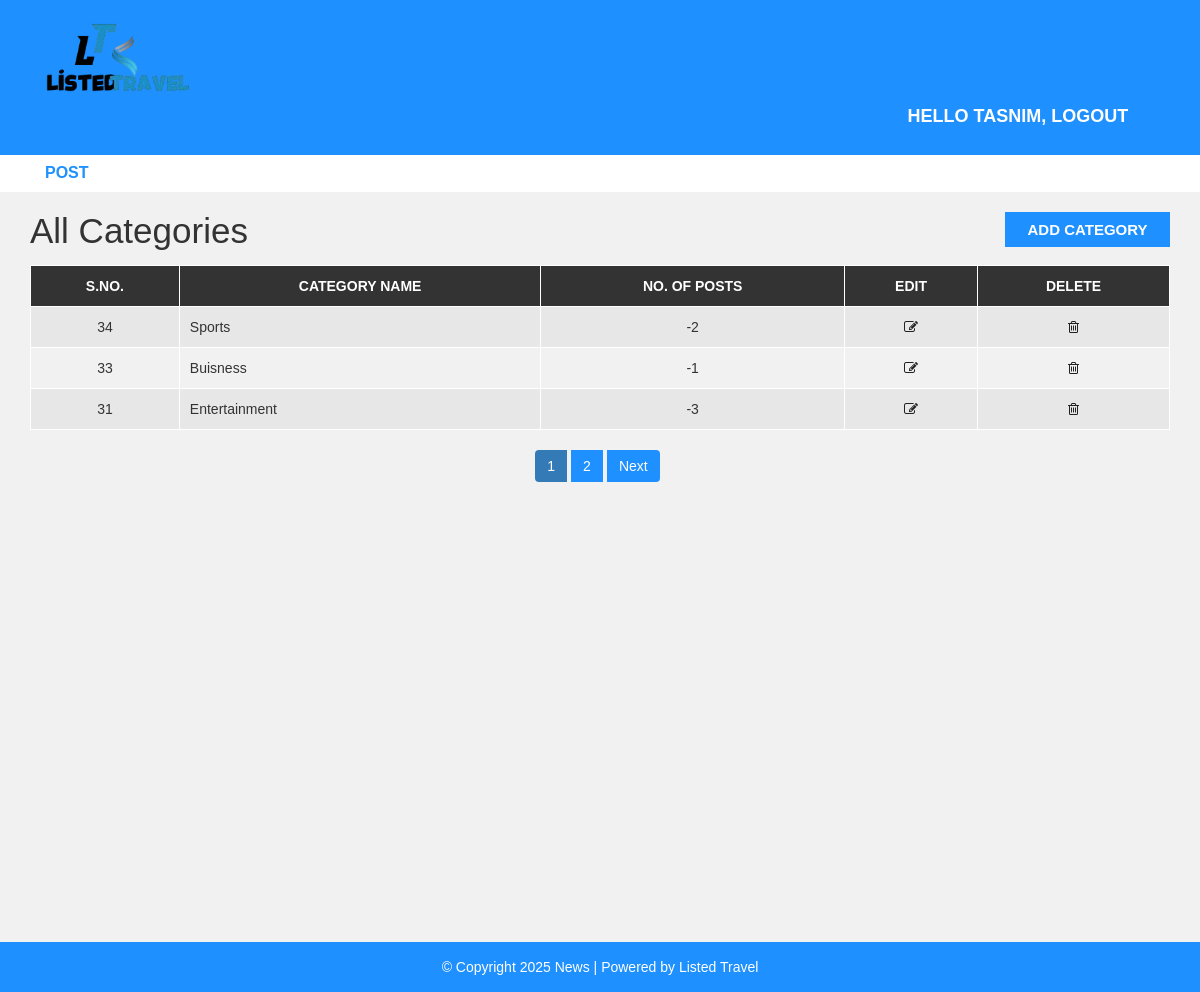
Page /category.php (signed in) on the committed database.
### tables this page shows
CREATE TABLE `category` (
  `category_id` int(11) NOT NULL,
  `category_name` varchar(100) NOT NULL,
  `post` int(11) NOT NULL DEFAULT 0
);

### category.php (the view, shortened to what this page needs)
<?php include "header.php";
?>
<?php
   include "config.php";
   $limit = 3;
 if(isset($_GET['page'])){
    $page = $_GET['page'];
 }else{
    $page = 1;
 }
 $offset = ($page - 1) * $limit;
 $sql = "SELECT * FROM category ORDER BY category_id DESC LIMIT {$offset}, {$limit}";
 $result = mysqli_query($conn , $sql) or die("Query failed");
?>
<div id="admin-content">
    <div class="container">
        <div class="row">
            <div class="col-md-10">
                <h1 class="admin-heading">All Categories</h1>
            </div>
            <div class="col-md-2">
                <a class="add-new" href="add-category.php">add category</a>
            </div>
            <div class="col-md-12">
                <table class="content-table">
                    <thead>
                        <th>S.No.</th>
                        <th>Category Name</th>
                        <th>No. of Posts</th>
                        <th>Edit</th>
                        <th>Delete</th>
                    </thead>
                    <tbody>
                        <?php
                        if(mysqli_num_rows($result)>0){
                            while($row = mysqli_fetch_assoc($result)){
                        ?>
                        <tr>
                            <td class='id'><?php echo $row['category_id']?></td>
                            <td><?php echo $row['category_name']?></td>
                            <td><?php echo $row['post']?></td>
                            <td class='edit'><a href='update-category.php?id=<?php echo $row['category_id']?>'><i class='fa fa-edit'></i></a></td>
                            <td class='delete'><a href='delete-category.php?id=<?php echo $row['category_id']?>'><i class='fa fa-trash-o'></i></a></td>
                        </tr>
                    <?php }} ?>
                    </tbody>
                </table>
                <?php
                  $sql1 = "SELECT * FROM category";
                  $result1 = mysqli_query($conn, $sql1) or die("Query Failed.");
                  if(mysqli_num_rows($result1) > 0)
                  $total_records = mysqli_num_rows ($result1);
                  $total_page = ceil($total_records / $limit);
                  echo "<ul class='pagination admin-pagination'>";
                  for($i=1;$i<=$total_page;$i++){
                    if($i == $page){
                        $active = "active";
                    }
                    else{
                        $active = "";
                    }
                    echo '<li class='.$active.'><a href="category.php?page='.$i.'">'.$i.'</a></li>';
                  }
                  if($total_page > $page){
                    echo '<li><a href="category.php?page=' . ($page + 1) . '">Next</a></li>';
                }
                  echo "</ul>"
                  ?>
            </div>
        </div>
    </div>
</div>
<?php include "footer.php"; ?>

### header.php (shortened to what this page needs)
<!DOCTYPE html>
<html lang="en">
    <head>
        <link rel="stylesheet" href="css/bootstrap.min.css" />
        <link rel="stylesheet" href="css/font-awesome.css">
        <link rel="stylesheet" href="css/style.css">
    </head>
    <body>
        <div id="header-admin">
            <div class="container">
                <div class="row">
                    <div class="col-md-2">
                        <a href="post.php"><img src="img/logo.png" class="logo"></a>
                    </div>
                    <div class="col-md-offset-9  col-md-3">
                        <a href="logout.php" class="admin-logout" >Hello <?php echo $_SESSION['username']?>,  logout</a>
                    </div>
                </div>
            </div>
        </div>
        <div id="admin-menubar">
            <div class="container">
                <div class="row">
                    <div class="col-md-12">
                       <ul class="admin-menu">
                            <li>
                                <a href="post.php">Post</a>
                            </li>
                        </ul>
                    </div>
                </div>
            </div>
        </div>

### footer.php
<div id ="footer">
    <div class="container">
        <div class="row">
            <div class="col-md-12">
                <span>© Copyright 2025 News | Powered by <a href="#">Listed Travel</a></span>
            </div>
        </div>
    </div>
</div>
</body>
</html>

### css/style.css (style rules this page uses)
body { background: #f1f1f1; font-family: sans-serif,arial,Helvetica; }
a, a:hover, a:focus { text-decoration: none; outline: none; }
ul { margin:0; padding:0; list-style:none; }
img.logo { width: 100%; height: auto; display: block; }
#header-admin { background-color: #1E90FF; padding: 15px 0; }
#header-admin .admin-logout { margin: 10px 0; color: #fff; font-size: 18px; font-weight: 600; text-transform: uppercase; display: inline-block; }
#admin-menubar { background-color: #fff; }
#admin-menubar .admin-menu { font-size: 0; }
#admin-menubar .admin-menu li { display: inline-block; margin: 0 5px 0 0; }
#admin-menubar .admin-menu li a { color: #1E90FF; font-size: 16px; font-weight: 600; text-transform: uppercase; padding: 7px 15px; display: block; transition: all 0.3s; }
#admin-content { padding: 20px 0; min-height: 750px; }
#admin-content .admin-heading { font-size: 35px; margin: 0 0 15px; }
#admin-content .add-new { color: #fff; background-color: #1E90FF; font-size: 15px; font-weight: 600; text-align: center; text-transform: uppercase; padding: 7px 10px; display: block; transition: all 0.3s; }
#admin-content .content-table { border: 1px solid #000; width: 100%; margin: 0 0 20px; }
#admin-content .content-table thead { color: #fff; background-color: #333; }
#admin-content .content-table th { padding: 10px; border: 1px solid #fff; font-weight: 600; text-align: center; text-transform: uppercase; }
#admin-content .content-table tbody { color: #333; }
#admin-content .content-table tbody tr { background-color: #e7e7e7; }
#admin-content .content-table tbody tr:nth-child(even) { background-color: transparent; }
#admin-content .content-table tbody td { padding: 10px; border: 1px solid #fff; text-align: center; }
#admin-content .content-table tbody td:nth-child(2) { text-align: left; }
#admin-content .admin-pagination { margin: 0; }
#admin-content .admin-pagination li a { display: block; }
.id, .edit, .delete { text-align:center; }
.pagination { display: block; text-align: center; margin: 0; }
.pagination li { display:inline-block; margin: 0 5px 0 0; }
.pagination li a { border: none; background: #1e90ff; color: #fff; }
i.fa { color:#222; }
#footer { color: #fff; padding:15px 0; text-align:center; background-color:#1e90ff; }
#footer a { color:#fff; }

### rows in the picture
category: category_id "34", category_name "Sports", post "-2"
category: category_id "33", category_name "Buisness", post "-1"
category: category_id "31", category_name "Entertainment", post "-3"

### other values in the picture
$_SESSION['username'] "TASNIM"
